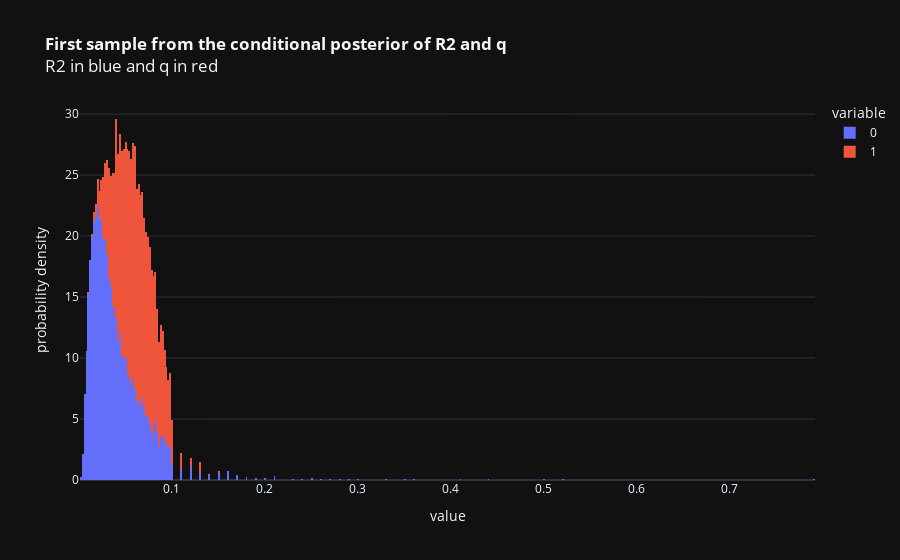

Notebook code for this chart:
### Markdown cell above
On obtient une distribution partielle en raison de notre maillage qui est inégalement répartie.

### Code cell
plot_hist(sample_R2_q_post(get_R2_q_grid(),data0, 10000), 
          f"<b>First sample from the conditional posterior of R2 and q</b> <br>R2 in blue and q in red"
         )

### Figure 1 — Plotly figure (JSON) as saved in the notebook; plotly's stock layout.template omitted (floating-point values rounded to 4 significant figures; data arrays with more than 128 entries replaced by an {"elided": "..."} marker saying what was removed)
{"data": [{"alignmentgroup": "True", "bingroup": "x", "histnorm": "probability density", "hovertemplate": "variable=0<br>value=%{x}<br>probability density=%{y}<extra></extra>", "legendgroup": "0", "marker": {"color": "#636efa", "pattern": {"shape": ""}}, "name": "0", "nbinsx": 400, "offsetgroup": "0", "orientation": "v", "showlegend": true, "type": "histogram", "x": {"elided": "10000 float values"}, "xaxis": "x", "yaxis": "y"}, {"alignmentgroup": "True", "bingroup": "x", "histnorm": "probability density", "hovertemplate": "variable=1<br>value=%{x}<br>probability density=%{y}<extra></extra>", "legendgroup": "1", "marker": {"color": "#EF553B", "pattern": {"shape": ""}}, "name": "1", "nbinsx": 400, "offsetgroup": "1", "orientation": "v", "showlegend": true, "type": "histogram", "x": {"elided": "10000 float values"}, "xaxis": "x", "yaxis": "y"}], "layout": {"barmode": "relative", "legend": {"title": {"text": "variable"}, "tracegroupgap": 0}, "title": {"text": "<b>First sample from the conditional posterior of R2 and q</b> <br>R2 in blue and q in red"}, "xaxis": {"anchor": "y", "domain": [0, 1], "title": {"text": "value"}}, "yaxis": {"anchor": "x", "domain": [0, 1], "title": {"text": "probability density"}}}}
